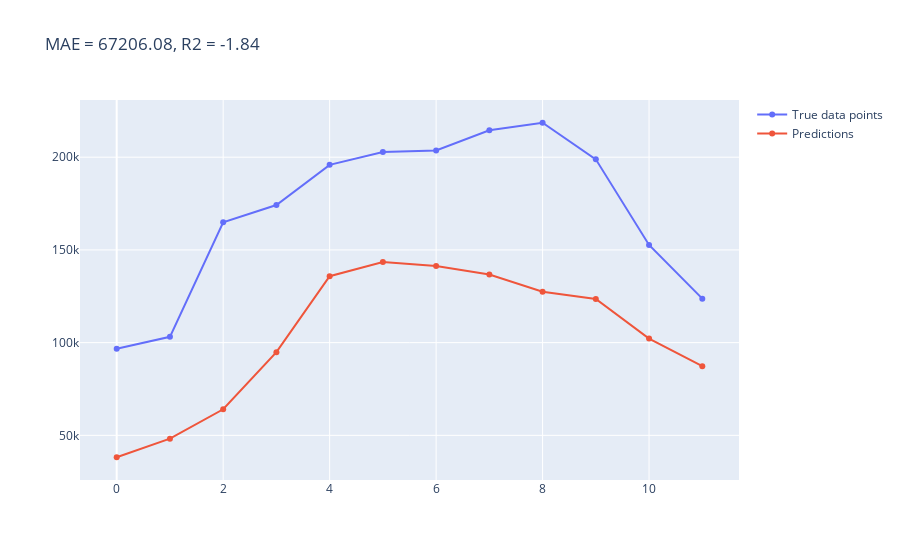

The notebook cell this image was saved under:
### Code cell
plot_test_vs_predictions(test
                         , 'cnt'
                         , 'pred5')

### Figure 1 — Plotly figure (JSON) as saved in the notebook; plotly's stock layout.template omitted (floating-point values rounded to 4 significant figures)
{"data": [{"name": "True data points", "type": "scatter", "y": [96744, 103137, 164875, 174224, 195865, 202830, 203607, 214503, 218573, 198841, 152664, 123713]}, {"name": "Predictions", "type": "scatter", "y": [38189, 48215, 64045, 94870, 135821, 143512, 141341, 136691, 127418, 123511, 102167, 87323]}], "layout": {"title": {"text": "MAE = 67206.08, R2 = -1.84"}}}
